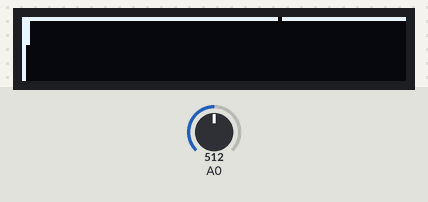
Simulated run of this sketch. Board: Arduino Uno, built with avr-gcc and run on an emulated ATmega328P. Parts: 96×16 one-colour display. Inputs (shaded band) come from the test bench; at power-on: A0 = 512. What the sketch prints to the serial monitor is not drawn.

Above: at 2.3 s.

The sketch:

sketch_dec17b.ino
```cpp
#include "arduinoFFT.h"
#include <Wire.h>
#include <Adafruit_GFX.h>
#include <Adafruit_SSD1306.h>

#define SAMPLES 128             //Must be a power of 2
#define SAMPLING_FREQUENCY 20000

#define SCREEN_WIDTH 96 // OLED display width, in pixels
#define SCREEN_HEIGHT 16 // OLED display height, in pixels

Adafruit_SSD1306 display(SCREEN_WIDTH, SCREEN_HEIGHT, &Wire, -1);

arduinoFFT FFT = arduinoFFT();

volatile double vReal[SAMPLES];
volatile double vImag[SAMPLES];

volatile int num = 0;

void setup() {
  Serial.begin(115200);
  if(!display.begin(SSD1306_SWITCHCAPVCC, 0x3C)) {
    Serial.println(F("SSD1306 allocation failed"));
    for(;;);
  }
  delay(2000);
  display.clearDisplay();
  display.setTextColor(WHITE);


  // ADEN ADSC ADATE ADIF ADIE ADPS ADPS ADPS
  // ADC enable, ADC start conversion, ADC Auto Trigger, ADC Interrupt, ADC Interrupt Enable, ADC Prescaler
  ADCSRA = B11101101;

  // RESERV ACME RESERV RESERV RESERV ADTS
  // Analog Comparator Multiplexer Enable, ADC Auto Trigger Source
  ADCSRB = B00000000; //Turn off ACME, set ADTS to Freerunning

  // REFS REFS ADLAR RESERV MUX
  // Voltage Reference Selection, ADC Left Adjust Result, Analog Channel Select
  ADMUX =  B01100000;

  //RESRV RESERV ADCND 5..0
  // ADC Pin N Digital Input Disable
  DIDR0 =  B00000001;

  //What are the implications of this
  TIMSK0 = 0;

  //The First ADC Conversion takes 25 cycles instead of 13, do we need to care
  interrupts();
}
void do_fft() {

  FFT.Windowing(vReal, SAMPLES, FFT_WIN_TYP_HAMMING, FFT_FORWARD);
  FFT.Compute(vReal, vImag, SAMPLES, FFT_FORWARD);
  FFT.ComplexToMagnitude(vReal, vImag, SAMPLES);

  for(int i=0; i<(SAMPLES/2); i++)
  {
      Serial.print((i * 1.0 * SAMPLING_FREQUENCY) / SAMPLES, 1);
      Serial.print(" ");
      Serial.println(vReal[i], 1);    //View only this line in serial plotter to visualize the bins
  }

}

ISR(ADC_vect) {
  //we only need 8-bit resolution (p247) so we skip ADCL. ADLAR NEEDS TO BE 1
  vReal[num] = ADCH;
  vImag[num++] = 0;
}

double find_max() {
  double out = 0;
  for(int i = 0; i < SAMPLES; i++) {
    if(vReal[i] > out) {
      out = vReal[i];
    }
  }
  return out;
}

void output() {
  display.clearDisplay();
  double m = find_max();
  int p = m / SCREEN_HEIGHT;
  for(int i = 0; i < SCREEN_WIDTH; i++) {
    for(int n = 0; n < SCREEN_HEIGHT; n++) {
      if(vReal[i] > p * n) {
        display.drawPixel(i, n, WHITE);
      }
    }
  }
  display.display();
}

void loop() {
  if(num >= SAMPLES) {
    ADCSRA &= ~(1 << ADIE); //turn off ADC Interrupt so samples isnt overwritten
    do_fft();
    num = 0;
    output();
    ADCSRA |= (1 << ADIE);
  }

}
```
